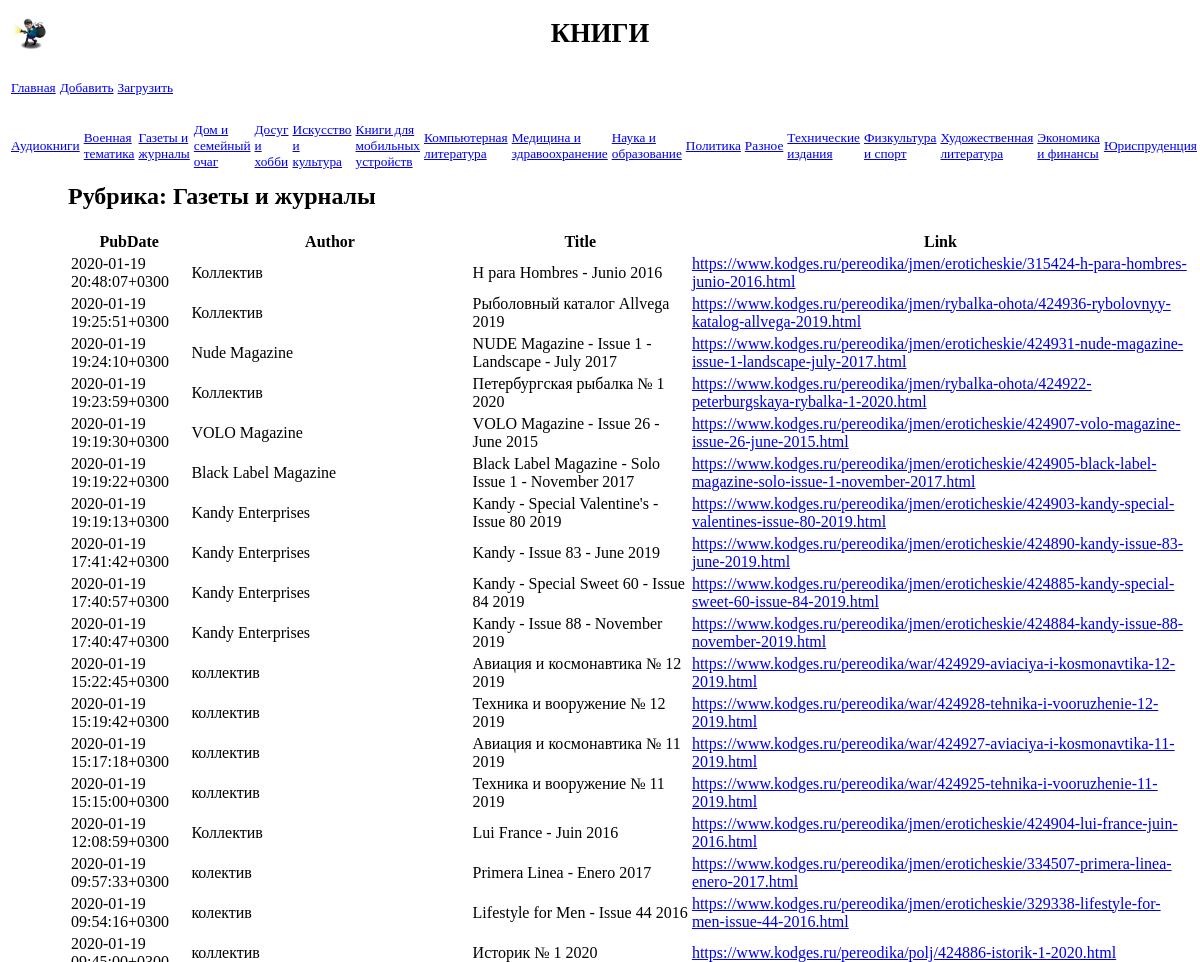
Before: /arkadiy39/books/14 (upper part) with the older database file.
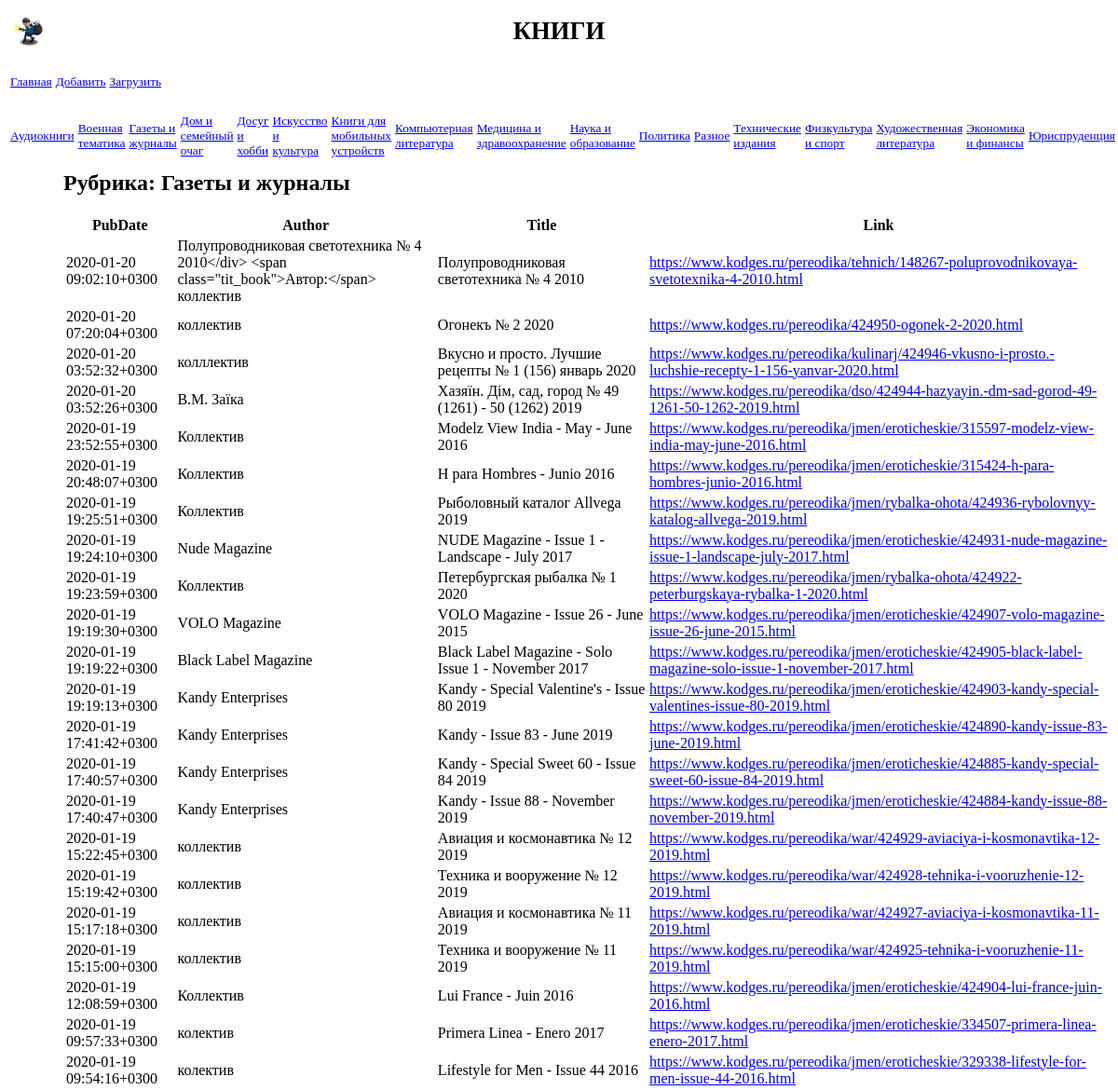
After: the same page with the newer database file.
### arkadiy39/models.py (models this page shows, shortened)
class Rubric(models.Model):
    name = models.CharField(max_length=20, db_index=True, verbose_name='Название')
    class Meta:
        verbose_name_plural = "Рубрики"
        verbose_name = "Рубрика"
        ordering = ['name']

class Books(models.Model):
    rubric = models.ForeignKey('Rubric', null=True, on_delete=models.PROTECT, verbose_name='Рубрика')
    date = models.CharField(max_length=50)
    pubdate = models.CharField(max_length=50)
    year = models.CharField(max_length=50)
    author = models.CharField(max_length=50)
    title = models.CharField(max_length=100)
    pages = models.CharField(max_length=50, null=True, blank=True)
    format = models.CharField(max_length=50, null=True, blank=True)
    size = models.CharField(max_length=50, null=True, blank=True)
    quality = models.CharField(max_length=50, null=True, blank=True)
    language = models.CharField(max_length=50, null=True, blank=True)
    crc32 = models.CharField(max_length=50, null=True, blank=True)
    description = models.TextField(null=True, blank=True)
    link = models.TextField(null=True, blank=True)
    category = models.TextField(null=True, blank=True)
    downloaded = models.IntegerField(default=0)
    file = models.CharField(null=True, max_length=100)
    class Meta:
        verbose_name_plural = "Книги"
        verbose_name = "Книга"
        ordering = ['-pubdate']

### arkadiy39/views.py (the view)
# urls.py: path('books/<int:rubric_id>',books_by_rubric,name='books_by_rubric'),
def books_by_rubric(request,rubric_id):
    books=Books.objects.filter(rubric=rubric_id)
    rubrics=Rubric.objects.all()
    current_rubric=Rubric.objects.get(pk=rubric_id)
    context={'books':books,'rubrics':rubrics,'current_rubric':current_rubric}
    return render(request,'arkadiy39/books_by_rubric.html',context)

### arkadiy39/templates/arkadiy39/books_by_rubric.html (shortened to what this page needs)
{%extends "layout/basic.html"%}
{%block content%}
	<h2>Рубрика: {{current_rubric.name}}</h2>
	<div>
			<TABLE>
				<tr>
				<th>PubDate</th>
				<th>Author</th>
				<th>Title</th>
				<th>Link</th>
				</tr>
	{%for book in books%}
			<tr>
				<td>{{book.pubdate}}</td>
				<td>{{book.author}}</td>
				<td>{{book.title}}</td>
				<td><a href='{{book.link}}' target='_blank'>{{book.link}}</a></td>
			</tr>
	{%endfor%}
			</table>
	</div>
{%endblock%}

### arkadiy39/templates/layout/basic.html (shortened to what this page needs)
{%load static%}
<!DOCTYPE html>
<html>
<head>
	<link rel="stylesheet" type="text/css" href="{%static 'books/books_style.css'%}">
</head>
<body>
	<header>
        <h1>Книги</h1>
    </header>
    <nav>
		<table class="table-nav-top">
        <tr>
            <td><a href="{%url 'books_index'%}">Главная</a></td>
            <td><a href="{%url 'add'%}">Добавить</a></td>
            <td><a href="{%url 'load'%}">Загрузить</a></td>
        </tr>
        </table>
		<table class="table-nav">
		<tr>
        {%for rubric in rubrics%}
            <td><a href="{%url 'books_by_rubric' rubric.pk%}">{{rubric.name}}</a></td>
		{%endfor%}
        </tr>
        </table>
	</nav>
	<section>
        {%block content%}
		{%endblock%}
    </section>
</body>
</html>

Changed rows visible on the page:
no longer on this page (row unchanged): Books: author "коллектив", title "Историк № 1 2020", link "https://www.kodges.ru/pereodika/polj/424886-istorik-1-2020.html"
added Books: pubdate "2020-01-20 09:02:10+0300", author "Полупроводниковая светотехника № 4 2010</div> <span class=\"tit_book\">Автор:</span> коллектив", title "Полупроводниковая светотехника № 4 2010", link "https://www.kodges.ru/pereodika/tehnich/148267-poluprovodnikovaya-svetotexnika-4-2010.html"
added Books: pubdate "2020-01-20 07:20:04+0300", author "коллектив", title "Огонекъ № 2 2020", link "https://www.kodges.ru/pereodika/424950-ogonek-2-2020.html"
added Books: pubdate "2020-01-20 03:52:32+0300", author "колллектив", title "Вкусно и просто. Лучшие рецепты № 1 (156) январь 2020", link "https://www.kodges.ru/pereodika/kulinarj/424946-vkusno-i-prosto.-luchshie-recepty-1-156-yanvar-2020.html"
added Books: pubdate "2020-01-20 03:52:26+0300", author "В.М. Заїка", title "Хазяїн. Дім, сад, город № 49 (1261) - 50 (1262) 2019", link "https://www.kodges.ru/pereodika/dso/424944-hazyayin.-dm-sad-gorod-49-1261-50-1262-2019.html"
added Books: pubdate "2020-01-19 23:52:55+0300", author "Коллектив", title "Modelz View India - May - June 2016", link "https://www.kodges.ru/pereodika/jmen/eroticheskie/315597-modelz-view-india-may-june-2016.html"
